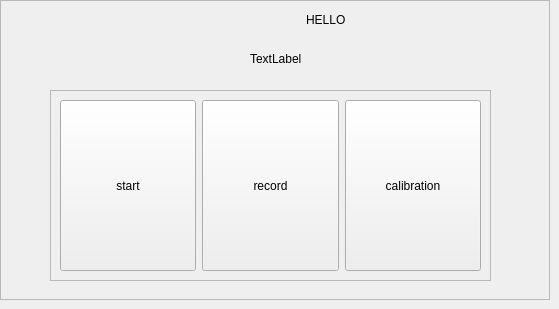
    <widget class="QWidget" name="page">
     <widget class="QFrame" name="frame">
      <property name="geometry">
       <rect>
        <x>0</x>
        <y>0</y>
        <width>550</width>
        <height>300</height>
       </rect>
      </property>
      <property name="sizePolicy">
       <sizepolicy hsizetype="Expanding" vsizetype="Expanding">
        <horstretch>0</horstretch>
        <verstretch>0</verstretch>
       </sizepolicy>
      </property>
      <property name="frameShape">
       <enum>QFrame::StyledPanel</enum>
      </property>
      <property name="frameShadow">
       <enum>QFrame::Raised</enum>
      </property>
      <widget class="QLabel" name="time_1">
       <property name="geometry">
        <rect>
         <x>306</x>
         <y>10</y>
         <width>231</width>
         <height>20</height>
        </rect>
       </property>
       <property name="sizePolicy">
        <sizepolicy hsizetype="Preferred" vsizetype="Preferred">
         <horstretch>0</horstretch>
         <verstretch>0</verstretch>
        </sizepolicy>
       </property>
       <property name="text">
        <string>HELLO</string>
       </property>
      </widget>
      <widget class="QFrame" name="frame_2">
       <property name="geometry">
        <rect>
         <x>50</x>
         <y>90</y>
         <width>441</width>
         <height>191</height>
        </rect>
       </property>
       <property name="frameShape">
        <enum>QFrame::StyledPanel</enum>
       </property>
       <property name="frameShadow">
        <enum>QFrame::Raised</enum>
       </property>
       <layout class="QHBoxLayout" name="horizontalLayout">
        <item>
         <widget class="QPushButton" name="start_1">
          <property name="sizePolicy">
           <sizepolicy hsizetype="Expanding" vsizetype="Expanding">
            <horstretch>0</horstretch>
            <verstretch>0</verstretch>
           </sizepolicy>
          </property>
          <property name="text">
           <string>start</string>
          </property>
         </widget>
        </item>
        <item>
         <widget class="QPushButton" name="seerecord_1">
          <property name="sizePolicy">
           <sizepolicy hsizetype="Expanding" vsizetype="Expanding">
            <horstretch>0</horstretch>
            <verstretch>0</verstretch>
           </sizepolicy>
          </property>
          <property name="text">
           <string>record</string>
          </property>
         </widget>
        </item>
        <item>
         <widget class="QPushButton" name="calibration_1">
          <property name="sizePolicy">
           <sizepolicy hsizetype="Expanding" vsizetype="Expanding">
            <horstretch>0</horstretch>
            <verstretch>0</verstretch>
           </sizepolicy>
          </property>
          <property name="text">
           <string>calibration</string>
          </property>
         </widget>
        </item>
       </layout>
      </widget>
      <widget class="QLabel" name="label">
       <property name="geometry">
        <rect>
         <x>250</x>
         <y>50</y>
         <width>67</width>
         <height>17</height>
        </rect>
       </property>
       <property name="text">
        <string>TextLabel</string>
       </property>
      </widget>
     </widget>
    </widget>
